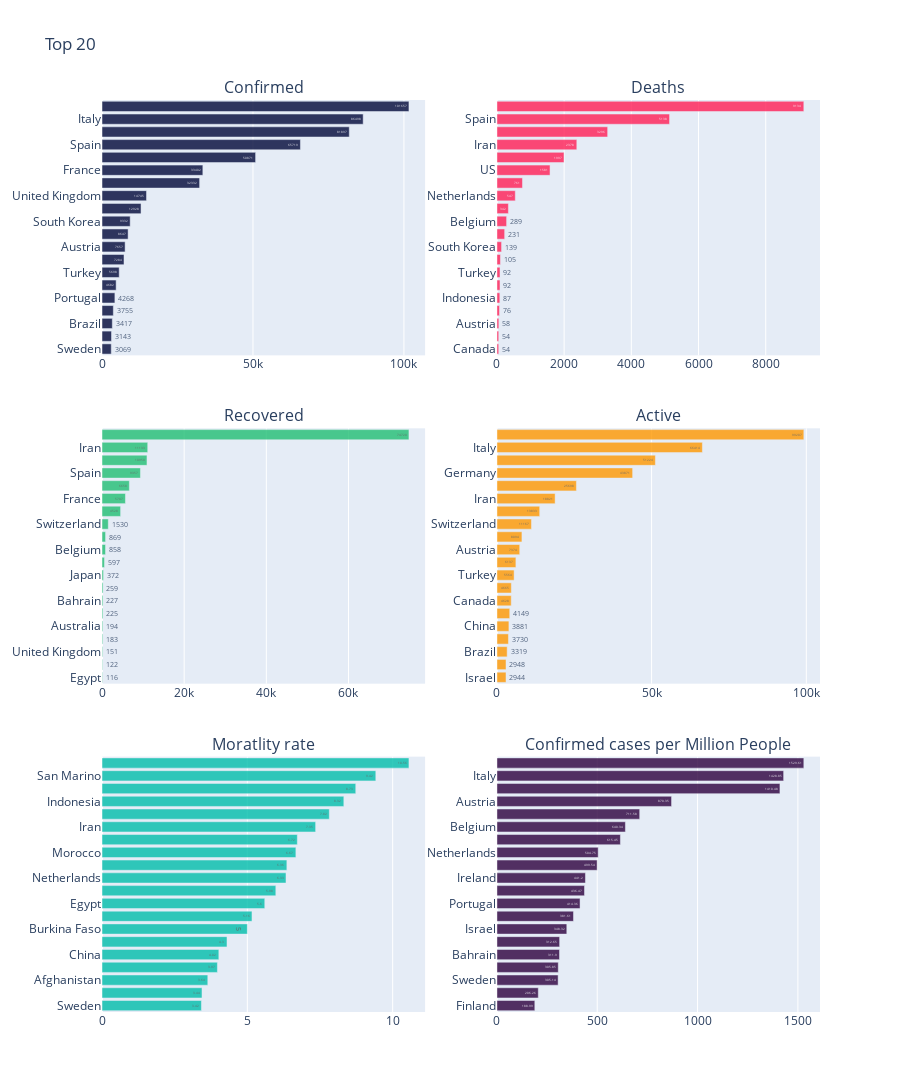

The notebook cell saved with this chart:
### Code cell
# Confirmed ==================================================================================================

fig_c = px.bar(flg.sort_values('Confirmed').tail(20), x="Confirmed", y="Country/Region", text='Confirmed', orientation='h')
fig_c.update_traces(marker_color='#000839', opacity=0.8, textposition='auto')
fig_c.update_layout(uniformtext_minsize=8, uniformtext_mode='hide')

# Deaths ===================================================================================================

fig_d = px.bar(flg.sort_values('Deaths').tail(20), x="Deaths", y="Country/Region",  text='Deaths', orientation='h')
fig_d.update_traces(marker_color='#ff1e56', opacity=0.8, textposition='auto')
fig_d.update_layout(uniformtext_minsize=8, uniformtext_mode='hide')

# Recovered =================================================================================================

fig_r = px.bar(flg.sort_values('Recovered').tail(20), x="Recovered", y="Country/Region", text='Recovered', orientation='h')
fig_r.update_traces(marker_color=rec, opacity=0.8, textposition='auto')
fig_r.update_layout(uniformtext_minsize=8, uniformtext_mode='hide')

# Active ====================================================================================================

fig_a = px.bar(flg.sort_values('Active').tail(20), x="Active", y="Country/Region", text='Active', orientation='h')
fig_a.update_traces(marker_color=act, opacity=0.8, textposition='auto')
fig_a.update_layout(uniformtext_minsize=8, uniformtext_mode='hide')

# Moratality ================================================================================================

fig_m = px.bar(temp_m.sort_values('Mortality Rate').tail(20), x="Mortality Rate", y="Country/Region", text='Mortality Rate', orientation='h')
fig_m.update_traces(marker_color='#00bdaa', opacity=0.8, textposition='auto')
fig_m.update_layout(uniformtext_minsize=8, uniformtext_mode='hide')

# Per Million People =================================================================================================

fig_p = px.bar(temp_p.sort_values('Confirmed Per Million People').tail(20), x='Confirmed Per Million People', y='Country/Region', orientation='h', text='Confirmed Per Million People')
fig_p.update_traces(marker_color='#2c003e', opacity=0.8, textposition='auto')
fig_p.update_layout(uniformtext_minsize=8, uniformtext_mode='hide')

# ==========================================================================================================

fig = make_subplots(rows=3, cols=2, shared_xaxes=False, vertical_spacing=0.08, horizontal_spacing=0.1,
                    subplot_titles=("Confirmed", "Deaths", "Recovered", "Active", "Moratlity rate", "Confirmed cases per Million People"))
fig.add_trace(fig_c['data'][0], row=1, col=1)
fig.add_trace(fig_d['data'][0], row=1, col=2)
fig.add_trace(fig_r['data'][0], row=2, col=1)
fig.add_trace(fig_a['data'][0], row=2, col=2)
fig.add_trace(fig_m['data'][0], row=3, col=1)
fig.add_trace(fig_p['data'][0], row=3, col=2)
fig.update_layout(height=1200, title_text="Top 20")

### Figure 1 — Plotly figure (JSON) as saved in the notebook; plotly's stock layout.template omitted (floating-point values rounded to 4 significant figures)
{"data": [{"alignmentgroup": "True", "hoverlabel": {"namelength": 0}, "hovertemplate": "Confirmed=%{text}<br>Country/Region=%{y}", "legendgroup": "", "marker": {"color": "#000839"}, "name": "", "offsetgroup": "", "opacity": 0.8, "orientation": "h", "showlegend": false, "text": [3069, 3143, 3417, 3755, 4268, 4682, 5698, 7284, 7657, 8647, 9332, 12928, 14745, 32332, 33402, 50871, 65719, 81897, 86498, 101657], "textposition": "auto", "type": "bar", "x": [3069, 3143, 3417, 3755, 4268, 4682, 5698, 7284, 7657, 8647, 9332, 12928, 14745, 32332, 33402, 50871, 65719, 81897, 86498, 101657], "xaxis": "x", "y": ["Sweden", "Australia", "Brazil", "Norway", "Portugal", "Canada", "Turkey", "Belgium", "Austria", "Netherlands", "South Korea", "Switzerland", "United Kingdom", "Iran", "France", "Germany", "Spain", "China", "Italy", "US"], "yaxis": "y"}, {"alignmentgroup": "True", "hoverlabel": {"namelength": 0}, "hovertemplate": "Deaths=%{text}<br>Country/Region=%{y}", "legendgroup": "", "marker": {"color": "#ff1e56"}, "name": "", "offsetgroup": "", "opacity": 0.8, "orientation": "h", "showlegend": false, "text": [54, 54, 58, 76, 87, 92, 92, 105, 139, 231, 289, 342, 547, 761, 1581, 1997, 2378, 3296, 5138, 9134], "textposition": "auto", "type": "bar", "x": [54, 54, 58, 76, 87, 92, 92, 105, 139, 231, 289, 342, 547, 761, 1581, 1997, 2378, 3296, 5138, 9134], "xaxis": "x2", "y": ["Canada", "Philippines", "Austria", "Portugal", "Indonesia", "Brazil", "Turkey", "Sweden", "South Korea", "Switzerland", "Belgium", "Germany", "Netherlands", "United Kingdom", "US", "France", "Iran", "China", "Spain", "Italy"], "yaxis": "y2"}, {"alignmentgroup": "True", "hoverlabel": {"namelength": 0}, "hovertemplate": "Recovered=%{text}<br>Country/Region=%{y}", "legendgroup": "", "marker": {"color": "#21bf73"}, "name": "", "offsetgroup": "", "opacity": 0.8, "orientation": "h", "showlegend": false, "text": [116, 122, 151, 183, 194, 225, 227, 259, 372, 597, 858, 869, 1530, 4528, 5707, 6658, 9357, 10950, 11133, 74720], "textposition": "auto", "type": "bar", "x": [116, 122, 151, 183, 194, 225, 227, 259, 372, 597, 858, 869, 1530, 4528, 5707, 6658, 9357, 10950, 11133, 74720], "xaxis": "x3", "y": ["Egypt", "Iraq", "United Kingdom", "Singapore", "Australia", "Austria", "Bahrain", "Malaysia", "Japan", "Diamond Princess", "Belgium", "US", "Switzerland", "South Korea", "France", "Germany", "Spain", "Italy", "Iran", "China"], "yaxis": "y3"}, {"alignmentgroup": "True", "hoverlabel": {"namelength": 0}, "hovertemplate": "Active=%{text}<br>Country/Region=%{y}", "legendgroup": "", "marker": {"color": "#fe9801"}, "name": "", "offsetgroup": "", "opacity": 0.8, "orientation": "h", "showlegend": false, "text": [2944, 2948, 3319, 3730, 3881, 4149, 4628, 4665, 5564, 6137, 7374, 8094, 11167, 13833, 18821, 25698, 43871, 51224, 66414, 99207], "textposition": "auto", "type": "bar", "x": [2944, 2948, 3319, 3730, 3881, 4149, 4628, 4665, 5564, 6137, 7374, 8094, 11167, 13833, 18821, 25698, 43871, 51224, 66414, 99207], "xaxis": "x4", "y": ["Israel", "Sweden", "Brazil", "Norway", "China", "Portugal", "Canada", "South Korea", "Turkey", "Belgium", "Austria", "Netherlands", "Switzerland", "United Kingdom", "Iran", "France", "Germany", "Spain", "Italy", "US"], "yaxis": "y4"}, {"alignmentgroup": "True", "hoverlabel": {"namelength": 0}, "hovertemplate": "Mortality Rate=%{text}<br>Country/Region=%{y}", "legendgroup": "", "marker": {"color": "#00bdaa"}, "name": "", "offsetgroup": "", "opacity": 0.8, "orientation": "h", "showlegend": false, "text": [3.42, 3.44, 3.64, 3.97, 4.02, 4.3, 5, 5.16, 5.6, 5.98, 6.33, 6.36, 6.67, 6.72, 7.35, 7.82, 8.32, 8.73, 9.42, 10.56], "textposition": "auto", "type": "bar", "x": [3.42, 3.44, 3.64, 3.97, 4.02, 4.3, 5, 5.16, 5.6, 5.98, 6.33, 6.36, 6.67, 6.72, 7.35, 7.82, 8.32, 8.73, 9.42, 10.56], "xaxis": "x5", "y": ["Sweden", "Dominican Republic", "Afghanistan", "Belgium", "China", "Albania", "Burkina Faso", "United Kingdom", "Egypt", "France", "Netherlands", "Algeria", "Morocco", "Philippines", "Iran", "Spain", "Indonesia", "Iraq", "San Marino", "Italy"], "yaxis": "y5"}, {"alignmentgroup": "True", "hoverlabel": {"namelength": 0}, "hovertemplate": "Confirmed Per Million People=%{text}<br>Country/Region=%{y}", "legendgroup": "", "marker": {"color": "#2c003e"}, "name": "", "offsetgroup": "", "opacity": 0.8, "orientation": "h", "showlegend": false, "text": [189.0, 206.3, 305.1, 305.9, 311.9, 312.6, 348.3, 381.6, 414.4, 436.5, 441.2, 499.5, 504.8, 615.5, 640.3, 711.6, 870.4, 1410.0, 1429.0, 1530.0], "textposition": "auto", "type": "bar", "x": [189.0, 206.3, 305.1, 305.9, 311.9, 312.6, 348.3, 381.6, 414.4, 436.5, 441.2, 499.5, 504.8, 615.5, 640.3, 711.6, 870.4, 1410.0, 1429.0, 1530.0], "xaxis": "x6", "y": ["Finland", "Qatar", "Sweden", "Slovenia", "Bahrain", "US", "Israel", "Denmark", "Portugal", "Estonia", "Ireland", "France", "Netherlands", "Germany", "Belgium", "Norway", "Austria", "Spain", "Italy", "Switzerland"], "yaxis": "y6"}], "layout": {"annotations": [{"font": {"size": 16}, "showarrow": false, "text": "Confirmed", "x": 0.225, "xanchor": "center", "xref": "paper", "y": 1, "yanchor": "bottom", "yref": "paper"}, {"font": {"size": 16}, "showarrow": false, "text": "Deaths", "x": 0.775, "xanchor": "center", "xref": "paper", "y": 1, "yanchor": "bottom", "yref": "paper"}, {"font": {"size": 16}, "showarrow": false, "text": "Recovered", "x": 0.225, "xanchor": "center", "xref": "paper", "y": 0.64, "yanchor": "bottom", "yref": "paper"}, {"font": {"size": 16}, "showarrow": false, "text": "Active", "x": 0.775, "xanchor": "center", "xref": "paper", "y": 0.64, "yanchor": "bottom", "yref": "paper"}, {"font": {"size": 16}, "showarrow": false, "text": "Moratlity rate", "x": 0.225, "xanchor": "center", "xref": "paper", "y": 0.28, "yanchor": "bottom", "yref": "paper"}, {"font": {"size": 16}, "showarrow": false, "text": "Confirmed cases per Million People", "x": 0.775, "xanchor": "center", "xref": "paper", "y": 0.28, "yanchor": "bottom", "yref": "paper"}], "height": 1200, "title": {"text": "Top 20"}, "xaxis": {"anchor": "y", "domain": [0, 0.45]}, "xaxis2": {"anchor": "y2", "domain": [0.55, 1]}, "xaxis3": {"anchor": "y3", "domain": [0, 0.45]}, "xaxis4": {"anchor": "y4", "domain": [0.55, 1]}, "xaxis5": {"anchor": "y5", "domain": [0, 0.45]}, "xaxis6": {"anchor": "y6", "domain": [0.55, 1]}, "yaxis": {"anchor": "x", "domain": [0.72, 1]}, "yaxis2": {"anchor": "x2", "domain": [0.72, 1]}, "yaxis3": {"anchor": "x3", "domain": [0.36, 0.64]}, "yaxis4": {"anchor": "x4", "domain": [0.36, 0.64]}, "yaxis5": {"anchor": "x5", "domain": [0, 0.28]}, "yaxis6": {"anchor": "x6", "domain": [0, 0.28]}}}
